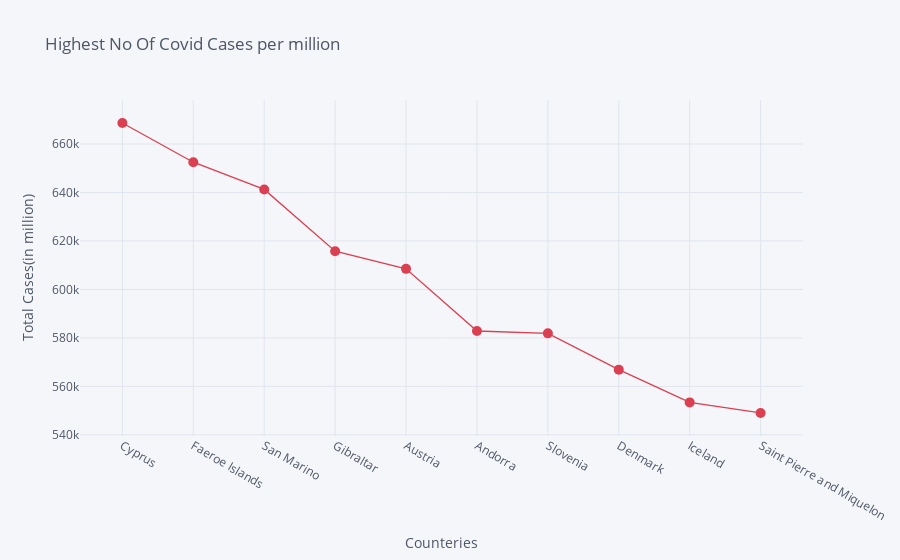

This figure's notebook cell:
### Code cell
Top_10_counteries_highest_total_cases = df.groupby('location', as_index=False).max('date').sort_values('total_cases_per_million', ascending = False).head(10)

Top_10_counteries_highest_total_cases.iplot(kind='scatter', x='location',y='total_cases_per_million',mode ='markers+lines',title = 'Highest No Of Covid Cases per million',
         xTitle='Counteries',yTitle='Total Cases(in million)',colors='red',size=10)

### Figure 1 — Plotly figure (JSON) as saved in the notebook; plotly's stock layout.template omitted (floating-point values rounded to 4 significant figures)
{"data": [{"line": {"color": "rgba(219, 64, 82, 1.0)", "dash": "solid", "shape": "linear", "width": 1.3}, "marker": {"size": 10, "symbol": "circle"}, "mode": "markers+lines", "name": "total_cases_per_million", "text": "", "type": "scatter", "x": ["Cyprus", "Faeroe Islands", "San Marino", "Gibraltar", "Austria", "Andorra", "Slovenia", "Denmark", "Iceland", "Saint Pierre and Miquelon"], "y": [668700.0, 652500.0, 641300.0, 615800.0, 608500.0, 582800.0, 581900.0, 566900.0, 553400.0, 549000.0]}], "layout": {"legend": {"bgcolor": "#F5F6F9", "font": {"color": "#4D5663"}}, "paper_bgcolor": "#F5F6F9", "plot_bgcolor": "#F5F6F9", "title": {"font": {"color": "#4D5663"}, "text": "Highest No Of Covid Cases per million"}, "xaxis": {"gridcolor": "#E1E5ED", "showgrid": true, "tickfont": {"color": "#4D5663"}, "title": {"font": {"color": "#4D5663"}, "text": "Counteries"}, "zerolinecolor": "#E1E5ED"}, "yaxis": {"gridcolor": "#E1E5ED", "showgrid": true, "tickfont": {"color": "#4D5663"}, "title": {"font": {"color": "#4D5663"}, "text": "Total Cases(in million)"}, "zerolinecolor": "#E1E5ED"}}}
